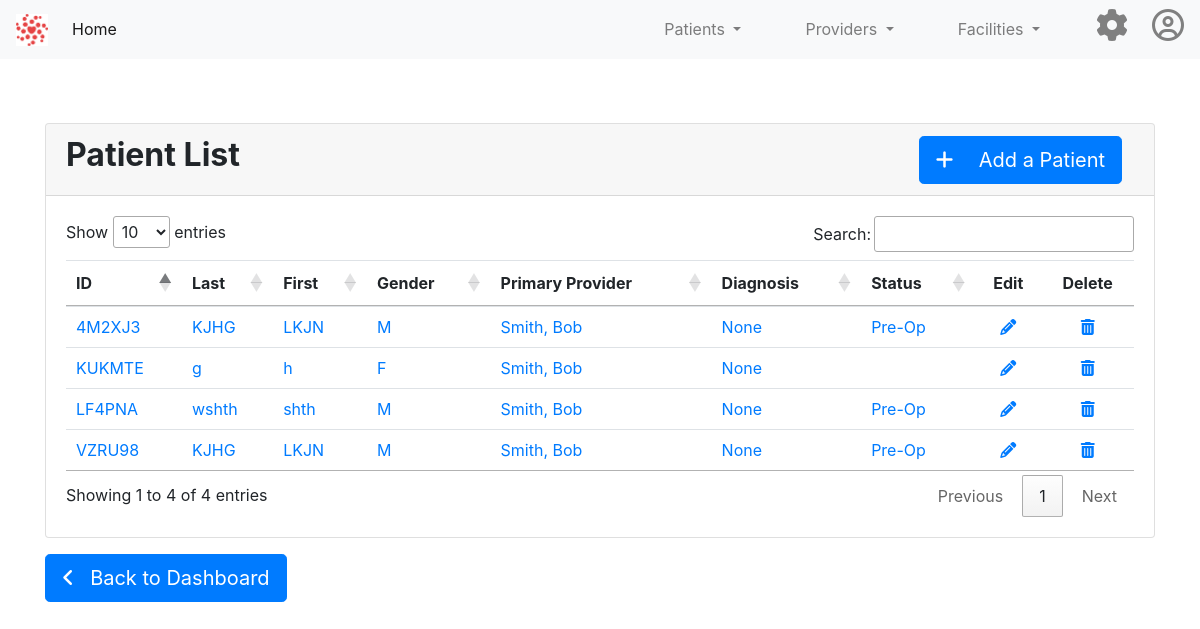
The app's page /patients/, older data.
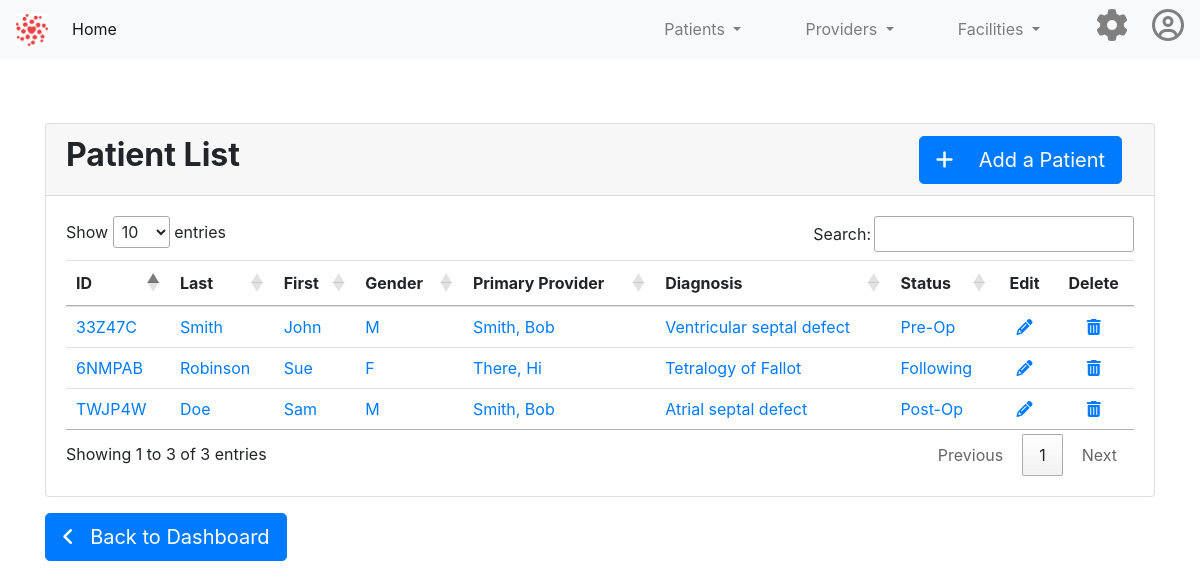
The same page, newer data.
### app/patients/patient_model.py (models this page shows, shortened)
class Patient(db.Model):
    id = db.Column(db.Integer, primary_key=True)
    first_name = db.Column(db.String(30), index=True, nullable=False, info={'label': 'First Name'})
    last_name = db.Column(db.String(30), index=True, nullable=False, info={'label': 'Last Name'})
    patient_id = db.Column(db.String(10), index=True)
    patient_dob = db.Column(db.Date, nullable=False, info={'label': 'Date of Birth'})
    patient_dob_est = db.Column(db.Boolean, nullable=False, info={'label': 'DOB Estimate?'})
    patient_gender = db.Column(db.String, nullable=False, info={'label': 'Gender'})
    patient_status_id = db.Column(db.Integer, db.ForeignKey('patient_status.id'))
    patient_provider_id = db.Column(db.Integer, db.ForeignKey('provider.id'))
    patient_status = db.relationship(PatientStatus)
    patient_provider = db.relationship(Provider)
    patient_diagnosis_id = db.Column(db.Integer, db.ForeignKey('patient_diagnosis.id'))
    patient_diagnosis = db.relationship(PatientDiagnosis)

class PatientStatus(db.Model):
    id = db.Column(db.Integer, primary_key=True)
    code_name = db.Column(db.String(30), index=True, nullable=False)
    name = db.Column(db.String(60), index=True, nullable=False)
    def __str__(self):
        return self.name

class PatientDiagnosis(db.Model):
    id = db.Column(db.Integer, primary_key=True)
    icd_code = db.Column(db.String(10), index=True)
    icd_subcode = db.Column(db.String(10), index=True)
    name = db.Column(db.String(60), index=True)
    dx_abbrev = db.Column(db.String(10), index=True)
    def __str__(self):
        return self.name

### app/providers/provider_model.py (models this page shows, shortened)
class Provider(db.Model):
    id = db.Column(db.Integer, primary_key=True)
    first_name = db.Column(db.String(30), index=True, nullable=False, info={'label': 'First Name'})
    last_name = db.Column(db.String(30), index=True, nullable=False, info={'label': 'Last Name'})
    provider_id = db.Column(db.String(10), index=True)
    provider_category_id = db.Column(db.Integer, db.ForeignKey('provider_category.id'))
    provider_facility_id = db.Column(db.Integer, db.ForeignKey('facility.id'))
    provider_category = db.relationship(ProviderCategory)
    provider_facility = db.relationship(Facility)
    def __str__(self):
        return self.last_name + ", " + self.first_name

### app/patients/patient.py (the view)
@patient_bp.route('/')
def view_patient_list():
    patient_list = Patient.query.all()
    activity = "List"
    mode = "Patient"
    card_title = "Patient List"
    add_url = url_for('patient_bp.create_patient')
    table_id = "patient-list-table"
    return render_template('patient-list-base.html', title="Patient List",
                           patient_list=patient_list, table_id=table_id, activity=activity, mode=mode, add_url=add_url, card_title=card_title)

### app/patients/templates/patient-list-base.html
{% extends "data-display-container.html" %}
{% block data_display_content %}
        <div class="card-body">
            <table class="table table-hover table-sm" id="patient-list-table">
                <thead>
                <tr>
                    <th scope="col">ID</th>
                    <th scope="col">Last</th>
                    <th scope="col">First</th>
                    <th scope="col">Gender</th>
                    <th scope="col">Primary Provider</th>
                    <th scope="col">Diagnosis</th>
                    <th scope="col">Status</th>
                    <th style="text-align: center; vertical-align: middle" scope="col" class="no-sort">Edit</th>
                    <th style="text-align: center; vertical-align: middle" scope="col" class="no-sort">Delete</th>
                </tr>
                </thead>
                <tbody>
                {% for patient in patient_list %}
                <tr>
                    <td><a href={{ url_for('patient_bp.view_patient', patient_id = patient.patient_id) }}>
                        {{ patient.patient_id }}</a></td>
                    <td><a href={{ url_for('patient_bp.view_patient', patient_id = patient.patient_id) }}>
                        {{ patient.last_name }}</a></td>
                    <td><a href={{ url_for('patient_bp.view_patient', patient_id = patient.patient_id) }}>
                        {{ patient.first_name }}</a></td>
                    <td><a href={{ url_for('patient_bp.view_patient', patient_id = patient.patient_id) }}>
                        {% if patient.patient_gender == "M": %}
                        M
                        {% elif patient.patient_gender == "F": %}
                        F
                        {% endif %}
                        </a>
                    </td>
                    <td><a href={{ url_for('patient_bp.view_patient', patient_id = patient.patient_id) }}>
                        {{ patient.patient_provider }}</a></td>
                    <td><a href={{ url_for('patient_bp.view_patient', patient_id = patient.patient_id) }}>
                        {{ patient.patient_diagnosis }}</a></td>
                    <td><a href={{ url_for('patient_bp.view_patient', patient_id = patient.patient_id) }}>
                        {{ patient.patient_status }}</a></td>
                    <td style="text-align: center; vertical-align: middle"><a href={{ url_for('patient_bp.edit_patient',
                        patient_id = patient.patient_id) }}>
                        <i class="fas fa-pencil-alt"></i></a></td>
                    <td style="text-align: center; vertical-align: middle"><a href={{ url_for('patient_bp.delete_patient',
                        patient_id = patient.patient_id) }}>
                        <i class="fas fa-trash-alt"></i></a></td>
                </tr>
                {% endfor %}
                </tbody>
            </table>
        </div>
{% endblock %}

### app/templates/data-display-container.html (shortened to what this page needs)
{% extends "base.html" %}
{% block content %}
<div class="container card-container">
    <div class="card">
        <div class="card-header card-header-main">
            <h2><b>{{ card_title }}</b>
                {% if activity == "List" %}
                    <a class="btn btn-primary btn-lg card-header-button"
                       href="{{ add_url }}" role="button">
                    <i class="fas fa-plus"></i>
                    &emsp;Add a {{ mode }}
                    </a>
                {% endif %}
            </h2>
        </div>
        {% block data_display_content %}{% endblock %}
    </div>
    {% if activity == "List" %}
        <a class="btn btn-primary btn-lg mt-3" href="{{ url_for('index_bp.index') }}" role="button">
        <i class="fas fa-angle-left"></i> &ensp;Back to Dashboard</a>
    {% elif activity == "View" %}
        <a class="btn btn-primary btn-lg mt-3" href="{{ list_url }}" role="button">
        <i class="fas fa-angle-left"></i> &ensp;Back to List</a>
    {% endif %}
</div>
{% endblock %}

### app/templates/base.html (shortened to what this page needs)
<!DOCTYPE html>
<html lang="en">
<head>
    <link rel="stylesheet"
          href="https://stackpath.bootstrapcdn.com/bootstrap/4.5.0/css/bootstrap.min.css"
>
    <link href="//netdna.bootstrapcdn.com/bootstrap/3.0.0/css/bootstrap-glyphicons.css" rel="stylesheet">
    <link rel="stylesheet" type="text/css" href="https://cdn.datatables.net/1.10.21/css/jquery.dataTables.css">
    <link rel="stylesheet" href="{{ url_for('static', filename='css/main.css') }}">
</head>
<body>
<nav class="navbar navbar-expand-lg navbar-light bg-light">
    <a class="navbar-brand" href={{ url_for('index_bp.index') }}>
    <img class="home-logo" src="/static/images/HCA_logo.png"></a>
    <div class="collapse navbar-collapse" id="navbarSupportedContent">
        <ul class="navbar-nav mr-auto">
            <li class="nav-item active">
                <a class="nav-link" href={{ url_for('index_bp.index') }}>Home <span class="sr-only">(current)</span></a>
            </li>
        </ul>
        <ul class="navbar-nav ml-auto">
            <li class="nav-item dropdown mx-4">
                <a class="nav-link dropdown-toggle" href="#" id="navbarDropdown" role="button" data-toggle="dropdown"
                   aria-haspopup="true" aria-expanded="false">
                    Patients
                </a>
            </li>
            <li class="nav-item dropdown mx-4">
                <a class="nav-link dropdown-toggle" href="#" id="navbarDropdown" role="button" data-toggle="dropdown"
                   aria-haspopup="true" aria-expanded="false">
                    Providers
                </a>
            </li>
            <li class="nav-item dropdown mx-4">
                <a class="nav-link dropdown-toggle" href="#" id="navbarDropdown" role="button" data-toggle="dropdown"
                   aria-haspopup="true" aria-expanded="false">
                    Facilities
                </a>
            </li>
            <a class="mx-4" href={{ url_for('settings_bp.settings_home') }} style="color:gray"><i
                class="fas fa-cog fa-2x"></i></a>
            <a href={{ url_for('construction_bp.construction') }} style="color:gray"><i
                class="far fa-user-circle fa-2x"></i></a>
        </ul>
    </div>
</nav>
{% block content %}{% endblock %}
</body>
</html>

### app/static/css/main.css (style rules this page uses)
.card-container { margin-top: 4rem; }
.card-header-main { height: 4.5rem; }
.card-header-button { position: absolute; right: 2rem; }
.home-logo { height: 2rem; width: 2rem; }

Row changes from the older to the newer data that the page shows:
removed Patient: patient_id "KUKMTE", last_name "g", first_name "h", patient_gender "F", patient_provider "Smith, Bob", patient_diagnosis "None"
removed Patient: patient_id "LF4PNA", last_name "wshth", first_name "shth", patient_gender "M", patient_provider "Smith, Bob", patient_diagnosis "None", patient_status "Pre-Op"
removed Patient: patient_id "VZRU98", last_name "KJHG", first_name "LKJN", patient_gender "M", patient_provider "Smith, Bob", patient_diagnosis "None", patient_status "Pre-Op"
removed Patient: patient_id "4M2XJ3", last_name "KJHG", first_name "LKJN", patient_gender "M", patient_provider "Smith, Bob", patient_diagnosis "None", patient_status "Pre-Op"
added Patient: patient_id "33Z47C", last_name "Smith", first_name "John", patient_gender "M", patient_provider "Smith, Bob", patient_diagnosis "Ventricular septal defect", patient_status "Pre-Op"
added Patient: patient_id "TWJP4W", last_name "Doe", first_name "Sam", patient_gender "M", patient_provider "Smith, Bob", patient_diagnosis "Atrial septal defect", patient_status "Post-Op"
added Patient: patient_id "6NMPAB", last_name "Robinson", first_name "Sue", patient_gender "F", patient_provider "There, Hi", patient_diagnosis "Tetralogy of Fallot", patient_status "Following"
Text that changed along with them:
text written by a page script: "Show entries Search: Showing 1 to 4 of 4 entries Previous 1 Next" → "Show entries Search: Showing 1 to 3 of 3 entries Previous 1 Next"
